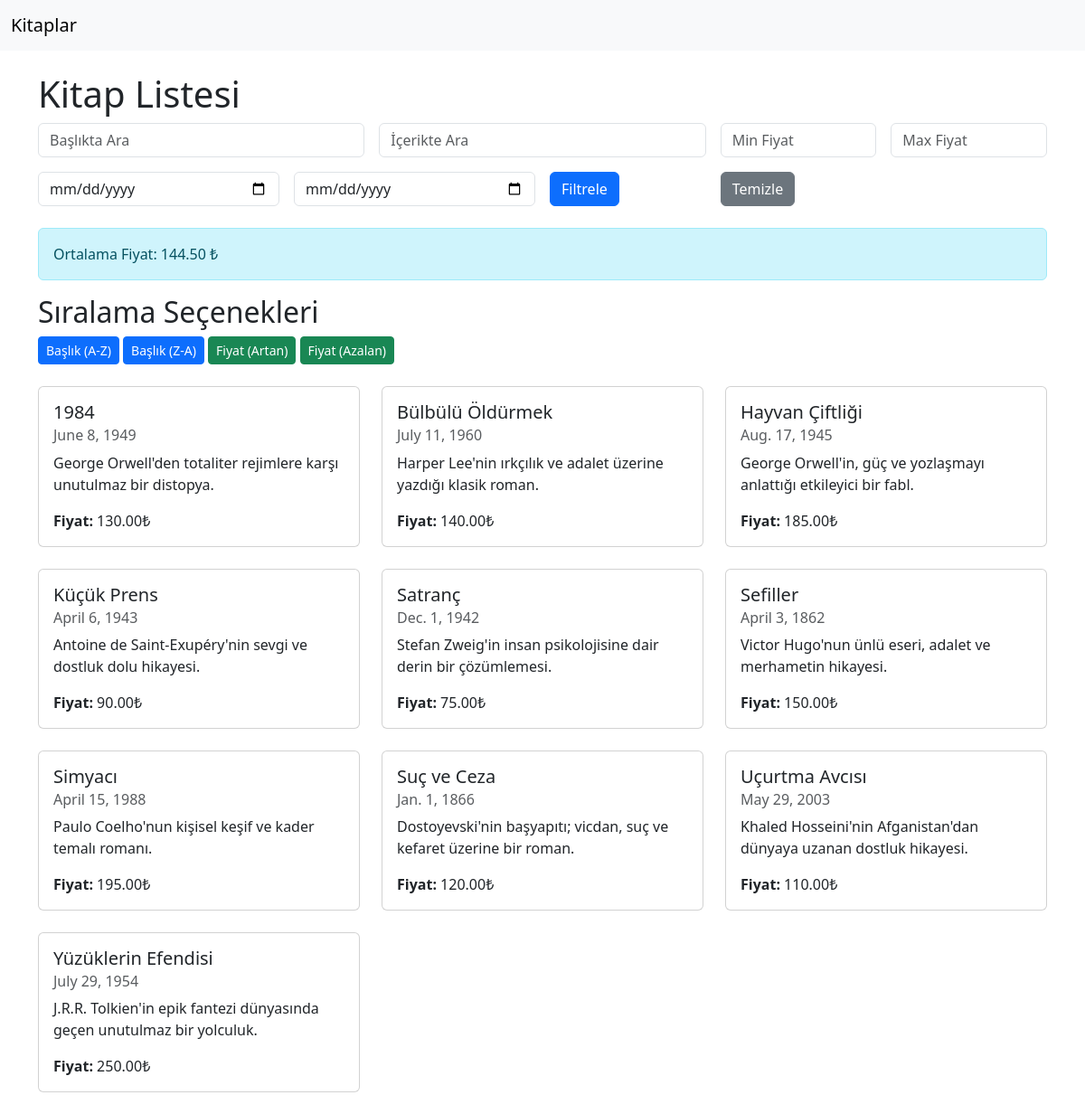
/?sort=title_asc, run on the app's committed database.
### kitaplar/models.py (models this page shows, shortened)
class Kitap(models.Model):
    title = models.CharField(max_length=50)
    content = models.TextField()
    published_time = models.DateField(null=True, blank=True)
    price = models.DecimalField(max_digits=5, decimal_places=2, null=True, blank=True)

### kitaplar/views.py (the view)
# urls.py: path('', views.home, name='home'),
def home(request):
    kitaplar = Kitap.objects.all()
    title_query = request.GET.get('title')
    if title_query:
        kitaplar = kitaplar.filter(title__icontains=title_query)
    content_query = request.GET.get('content')
    if content_query:
        kitaplar = kitaplar.filter(content__icontains=content_query)
    min_price = request.GET.get('min_price')
    max_price = request.GET.get('max_price')
    if min_price:
        kitaplar = kitaplar.filter(price__gte=min_price)
    if max_price:
        kitaplar = kitaplar.filter(price__lte=max_price)
    start_date = request.GET.get('start_date')
    end_date = request.GET.get('end_date')
    if start_date:
        kitaplar = kitaplar.filter(published_time__gte=start_date)
    if end_date:
        kitaplar = kitaplar.filter(published_time__lte=end_date)
    sort_by = request.GET.get('sort', '')
    if sort_by == 'title_asc':
        kitaplar = kitaplar.order_by('title')
    elif sort_by == 'title_desc':
        kitaplar = kitaplar.order_by('-title')
    elif sort_by == 'price_asc':
        kitaplar = kitaplar.order_by('price')
    elif sort_by == 'price_desc':
        kitaplar = kitaplar.order_by('-price')
    ortalama_fiyat = kitaplar.aggregate(Avg('price'))['price__avg']
    context = {
        'kitaplar': kitaplar,
        'ortalama_fiyat': ortalama_fiyat,
    }
    return render(request, 'kitaplar/home.html', context)

### kitaplar/templates/kitaplar/home.html
{% extends 'kitaplar/base.html' %}
{% block content %}
<h1>Kitap Listesi</h1>
<form method="get" class="row g-3 mb-4">
    <div class="col-md-4">
        <input type="text" name="title" class="form-control" placeholder="Başlıkta Ara" value="{{ request.GET.title }}">
    </div>
    <div class="col-md-4">
        <input type="text" name="content" class="form-control" placeholder="İçerikte Ara" value="{{ request.GET.content }}">
    </div>
    <div class="col-md-2">
        <input type="number" step="0.01" name="min_price" class="form-control" placeholder="Min Fiyat" value="{{ request.GET.min_price }}">
    </div>
    <div class="col-md-2">
        <input type="number" step="0.01" name="max_price" class="form-control" placeholder="Max Fiyat" value="{{ request.GET.max_price }}">
    </div>
    <div class="col-md-3">
        <input type="date" name="start_date" class="form-control" placeholder="Başlangıç Tarihi" value="{{ request.GET.start_date }}">
    </div>
    <div class="col-md-3">
        <input type="date" name="end_date" class="form-control" placeholder="Bitiş Tarihi" value="{{ request.GET.end_date }}">
    </div>
    <div class="col-md-2">
        <button type="submit" class="btn btn-primary">Filtrele</button>
    </div>
    <div class="col-md-2">
        <a href="/" class="btn btn-secondary">Temizle</a>
    </div>
</form>
{% if ortalama_fiyat %}
    <div class="alert alert-info">
        Ortalama Fiyat: {{ ortalama_fiyat|floatformat:2 }} ₺
    </div>
{% endif %}
<div class="mb-4">
    <h2>Sıralama Seçenekleri</h2>
    <a href="?sort=title_asc" class="btn btn-primary btn-sm">Başlık (A-Z)</a>
    <a href="?sort=title_desc" class="btn btn-primary btn-sm">Başlık (Z-A)</a>
    <a href="?sort=price_asc" class="btn btn-success btn-sm">Fiyat (Artan)</a>
    <a href="?sort=price_desc" class="btn btn-success btn-sm">Fiyat (Azalan)</a>
</div>
<div class="row">
    {% for kitap in kitaplar %}
        <div class="col-md-4">
            <div class="card mb-4">
                <div class="card-body">
                    <h5 class="card-title">{{ kitap.title }}</h5>
                    <h6 class="card-subtitle mb-2 text-muted">{{ kitap.published_time }}</h6>
                    <p class="card-text">{{ kitap.content|truncatechars:100 }}</p>
                    <p class="card-text"><strong>Fiyat:</strong> {{ kitap.price }}₺</p>
                </div>
            </div>
        </div>
    {% empty %}
        <p>Sonuç bulunamadı.</p>
    {% endfor %}
</div>
{% endblock %}

### data on the page
Kitap: title "1984", published_time "June 8, 1949", content "George Orwell'den totaliter rejimlere karşı unutulmaz bir distopya.", price "130.00"
Kitap: title "Bülbülü Öldürmek", published_time "July 11, 1960", content "Harper Lee'nin ırkçılık ve adalet üzerine yazdığı klasik roman.", price "140.00"
Kitap: title "Hayvan Çiftliği", published_time "Aug. 17, 1945", content "George Orwell'in, güç ve yozlaşmayı anlattığı etkileyici bir fabl.", price "185.00"
Kitap: title "Küçük Prens", published_time "April 6, 1943", content "Antoine de Saint-Exupéry'nin sevgi ve dostluk dolu hikayesi.", price "90.00"
Kitap: title "Satranç", published_time "Dec. 1, 1942", content "Stefan Zweig'in insan psikolojisine dair derin bir çözümlemesi.", price "75.00"
Kitap: title "Sefiller", published_time "April 3, 1862", content "Victor Hugo'nun ünlü eseri, adalet ve merhametin hikayesi.", price "150.00"
Kitap: title "Simyacı", published_time "April 15, 1988", content "Paulo Coelho'nun kişisel keşif ve kader temalı romanı.", price "195.00"
Kitap: title "Suç ve Ceza", published_time "Jan. 1, 1866", content "Dostoyevski'nin başyapıtı; vicdan, suç ve kefaret üzerine bir roman.", price "120.00"
Kitap: title "Uçurtma Avcısı", published_time "May 29, 2003", content "Khaled Hosseini'nin Afganistan'dan dünyaya uzanan dostluk hikayesi.", price "110.00"
Kitap: title "Yüzüklerin Efendisi", published_time "July 29, 1954", content "J.R.R. Tolkien'in epik fantezi dünyasında geçen unutulmaz bir yolculuk.", price "250.00"

### other printed values
{{ ortalama_fiyat|floatformat:2 }} "144.50"
